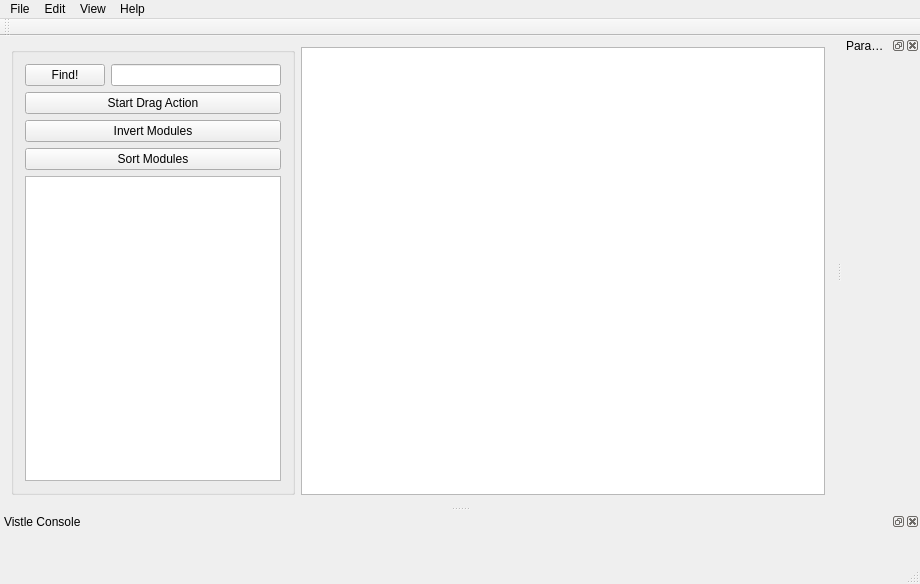
<?xml version="1.0" encoding="UTF-8"?>
<ui version="4.0">
 <class>gui::MainWindow</class>
 <widget class="QMainWindow" name="gui::MainWindow">
  <property name="enabled">
   <bool>true</bool>
  </property>
  <property name="geometry">
   <rect>
    <x>0</x>
    <y>0</y>
    <width>920</width>
    <height>584</height>
   </rect>
  </property>
  <property name="sizePolicy">
   <sizepolicy hsizetype="Preferred" vsizetype="Ignored">
    <horstretch>0</horstretch>
    <verstretch>100</verstretch>
   </sizepolicy>
  </property>
  <property name="acceptDrops">
   <bool>true</bool>
  </property>
  <property name="windowTitle">
   <string>Vistle UI</string>
  </property>
  <widget class="QWidget" name="centralWidget">
   <layout class="QHBoxLayout" name="horizontalLayout_3">
    <item>
     <widget class="QGroupBox" name="groupBox">
      <property name="minimumSize">
       <size>
        <width>270</width>
        <height>0</height>
       </size>
      </property>
      <layout class="QVBoxLayout" name="verticalLayout">
       <item>
        <layout class="QHBoxLayout" name="horizontalLayout">
         <item>
          <widget class="QPushButton" name="findButton">
           <property name="text">
            <string>Find!</string>
           </property>
          </widget>
         </item>
         <item>
          <widget class="QLineEdit" name="lineEdit"/>
         </item>
        </layout>
       </item>
       <item>
        <widget class="QPushButton" name="dragButton">
         <property name="text">
          <string>Start Drag Action</string>
         </property>
        </widget>
       </item>
       <item>
        <widget class="QPushButton" name="invertModulesButton">
         <property name="text">
          <string>Invert Modules</string>
         </property>
        </widget>
       </item>
       <item>
        <widget class="QPushButton" name="sortButton">
         <property name="text">
          <string>Sort Modules</string>
         </property>
        </widget>
       </item>
       <item>
        <widget class="QListWidget" name="moduleListWidget">
         <property name="dragEnabled">
          <bool>true</bool>
         </property>
         <property name="dragDropMode">
          <enum>QAbstractItemView::DragDrop</enum>
         </property>
        </widget>
       </item>
      </layout>
     </widget>
    </item>
    <item>
     <widget class="QGraphicsView" name="drawArea">
      <property name="sizePolicy">
       <sizepolicy hsizetype="MinimumExpanding" vsizetype="MinimumExpanding">
        <horstretch>10</horstretch>
        <verstretch>10</verstretch>
       </sizepolicy>
      </property>
      <property name="cursor" stdset="0">
       <cursorShape>CrossCursor</cursorShape>
      </property>
      <property name="acceptDrops">
       <bool>false</bool>
      </property>
      <property name="layoutDirection">
       <enum>Qt::LeftToRight</enum>
      </property>
      <property name="styleSheet">
       <string notr="true"/>
      </property>
      <property name="dragMode">
       <enum>QGraphicsView::ScrollHandDrag</enum>
      </property>
     </widget>
    </item>
   </layout>
  </widget>
  <widget class="QMenuBar" name="menuBar">
   <property name="geometry">
    <rect>
     <x>0</x>
     <y>0</y>
     <width>920</width>
     <height>22</height>
    </rect>
   </property>
   <widget class="QMenu" name="menuHello_World">
    <property name="title">
     <string>File</string>
    </property>
    <addaction name="actionFile"/>
    <addaction name="actionOpen"/>
    <addaction name="actionSave"/>
    <addaction name="actionSave_As"/>
    <addaction name="separator"/>
    <addaction name="actionSettings"/>
    <addaction name="separator"/>
    <addaction name="actionExit"/>
   </widget>
   <widget class="QMenu" name="menuEdit">
    <property name="title">
     <string>Edit</string>
    </property>
    <addaction name="actionCut"/>
    <addaction name="actionCopy"/>
    <addaction name="actionPaste"/>
    <addaction name="separator"/>
    <addaction name="actionSelect_All"/>
    <addaction name="actionDelete_All"/>
    <addaction name="separator"/>
    <addaction name="actionUndo"/>
   </widget>
   <widget class="QMenu" name="menuView">
    <property name="title">
     <string>View</string>
    </property>
   </widget>
   <widget class="QMenu" name="menuHelp">
    <property name="title">
     <string>Help</string>
    </property>
   </widget>
   <addaction name="menuHello_World"/>
   <addaction name="menuEdit"/>
   <addaction name="menuView"/>
   <addaction name="menuHelp"/>
  </widget>
  <widget class="QStatusBar" name="statusBar"/>
  <widget class="QDockWidget" name="consoleWidget">
   <property name="enabled">
    <bool>true</bool>
   </property>
   <property name="sizePolicy">
    <sizepolicy hsizetype="Preferred" vsizetype="MinimumExpanding">
     <horstretch>0</horstretch>
     <verstretch>0</verstretch>
    </sizepolicy>
   </property>
   <property name="minimumSize">
    <size>
     <width>78</width>
     <height>50</height>
    </size>
   </property>
   <property name="maximumSize">
    <size>
     <width>524287</width>
     <height>524287</height>
    </size>
   </property>
   <property name="windowTitle">
    <string>Vistle Console</string>
   </property>
   <attribute name="dockWidgetArea">
    <number>8</number>
   </attribute>
   <widget class="QWidget" name="dockWidgetContents_2">
    <layout class="QHBoxLayout" name="horizontalLayout_2"/>
   </widget>
  </widget>
  <widget class="QDockWidget" name="parameterWidget">
   <property name="enabled">
    <bool>true</bool>
   </property>
   <property name="sizePolicy">
    <sizepolicy hsizetype="Preferred" vsizetype="MinimumExpanding">
     <horstretch>0</horstretch>
     <verstretch>0</verstretch>
    </sizepolicy>
   </property>
   <property name="minimumSize">
    <size>
     <width>78</width>
     <height>50</height>
    </size>
   </property>
   <property name="maximumSize">
    <size>
     <width>524287</width>
     <height>524287</height>
    </size>
   </property>
   <property name="windowTitle">
    <string>Parameters</string>
   </property>
   <attribute name="dockWidgetArea">
    <number>2</number>
   </attribute>
   <widget class="QWidget" name="dockWidgetContents_4">
    <layout class="QHBoxLayout" name="horizontalLayout_4"/>
   </widget>
  </widget>
  <widget class="QToolBar" name="toolBar">
   <property name="windowTitle">
    <string>toolBar</string>
   </property>
   <attribute name="toolBarArea">
    <enum>TopToolBarArea</enum>
   </attribute>
   <attribute name="toolBarBreak">
    <bool>false</bool>
   </attribute>
  </widget>
  <action name="actionFile">
   <property name="text">
    <string>New</string>
   </property>
  </action>
  <action name="actionOpen">
   <property name="text">
    <string>Open</string>
   </property>
  </action>
  <action name="actionSave">
   <property name="text">
    <string>Save</string>
   </property>
  </action>
  <action name="actionExit">
   <property name="text">
    <string>Exit</string>
   </property>
  </action>
  <action name="actionCut">
   <property name="text">
    <string>Cut</string>
   </property>
  </action>
  <action name="actionCopy">
   <property name="text">
    <string>Copy</string>
   </property>
  </action>
  <action name="actionPaste">
   <property name="text">
    <string>Paste</string>
   </property>
  </action>
  <action name="actionSelect_All">
   <property name="text">
    <string>Select All</string>
   </property>
  </action>
  <action name="actionDelete_All">
   <property name="text">
    <string>Delete All</string>
   </property>
  </action>
  <action name="actionUndo">
   <property name="text">
    <string>Undo</string>
   </property>
  </action>
  <action name="actionSave_As">
   <property name="text">
    <string>Save As...</string>
   </property>
  </action>
  <action name="actionSettings">
   <property name="text">
    <string>Settings</string>
   </property>
  </action>
 </widget>
 <layoutdefault spacing="6" margin="11"/>
 <resources/>
 <connections/>
</ui>
